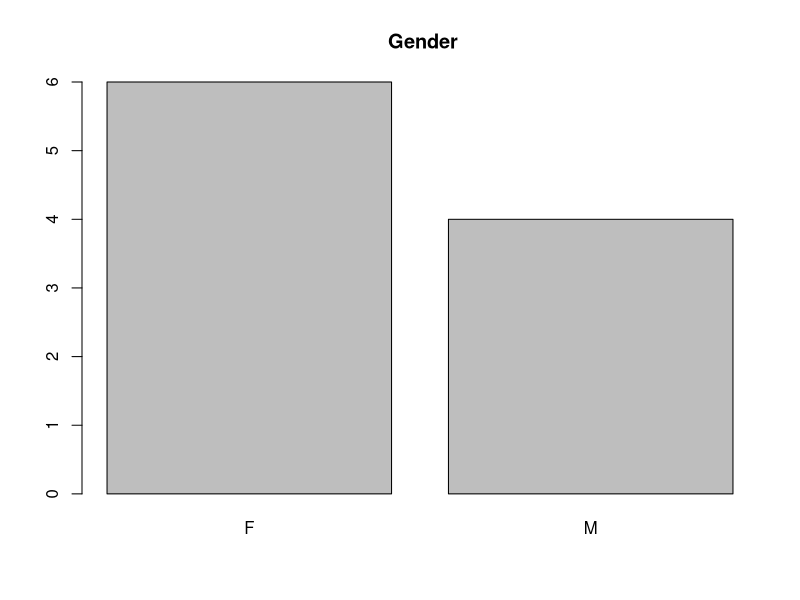
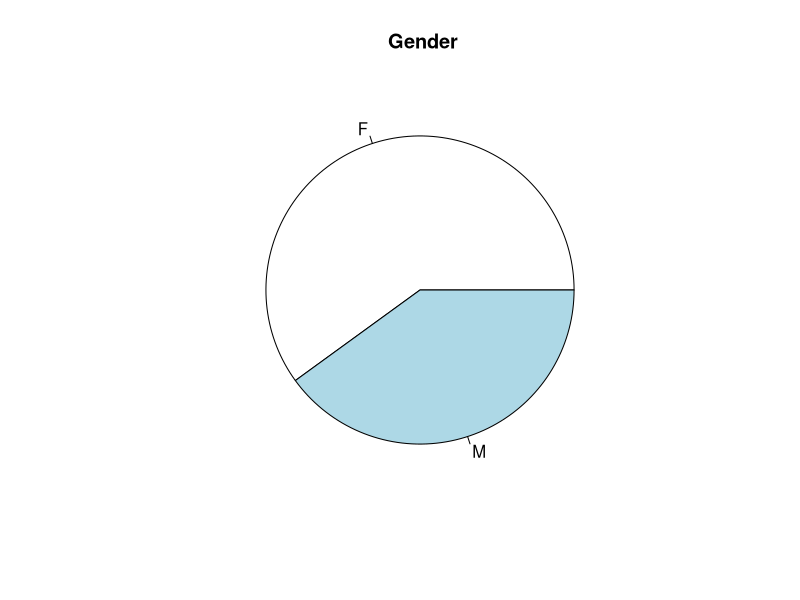
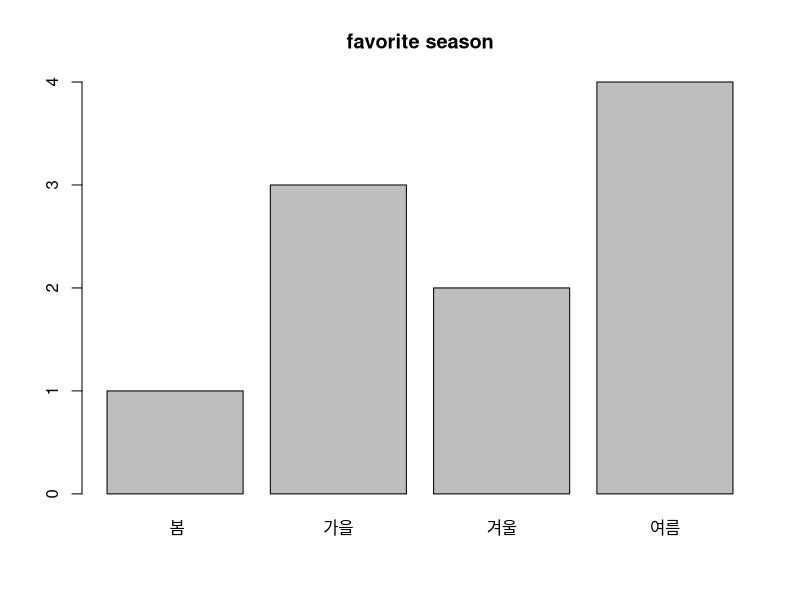
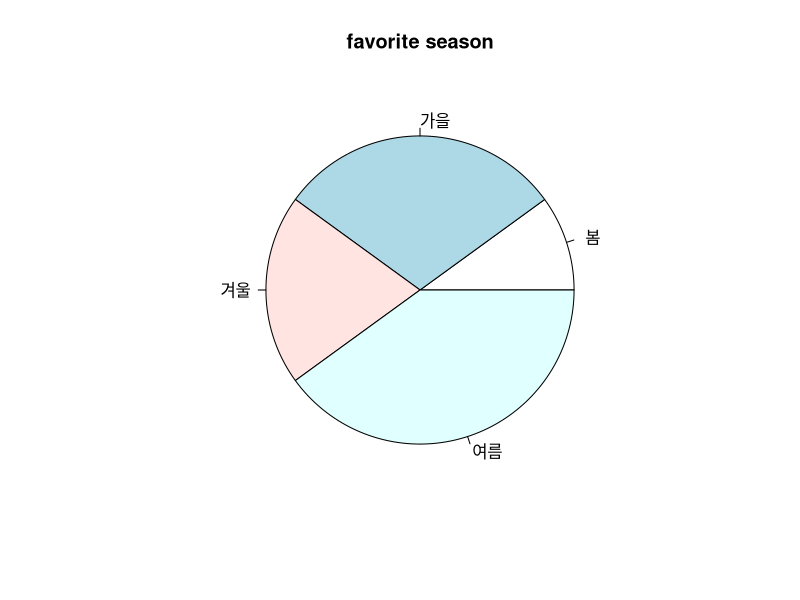
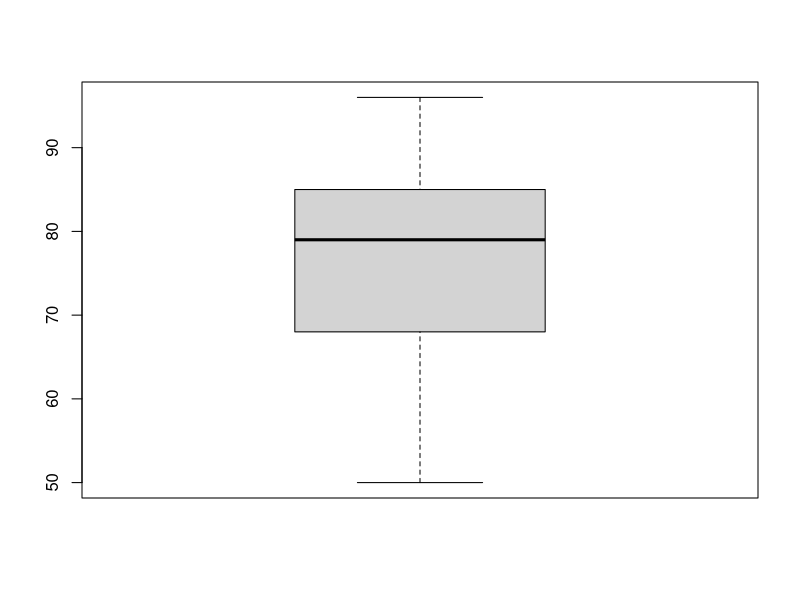
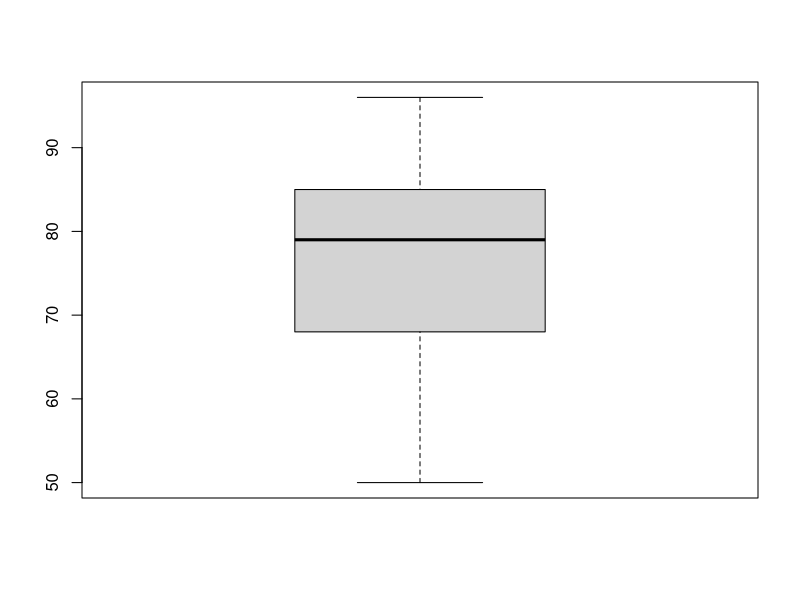
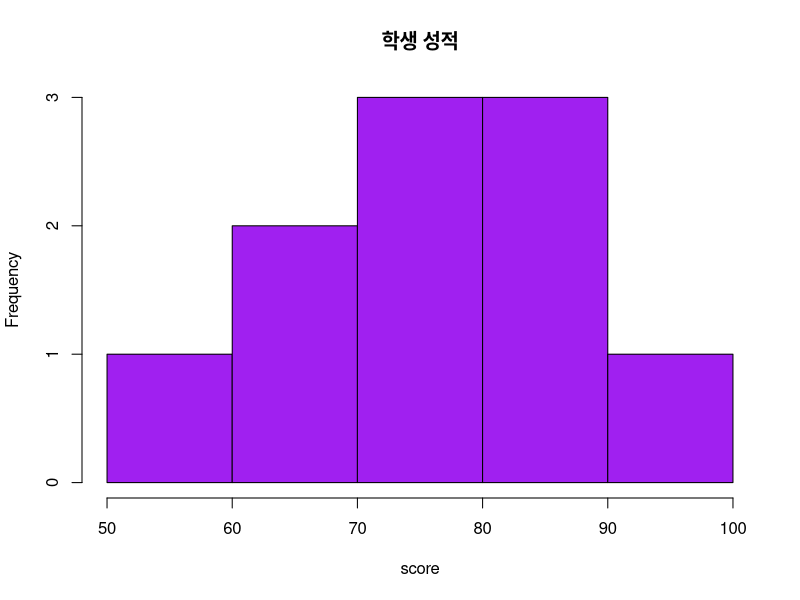
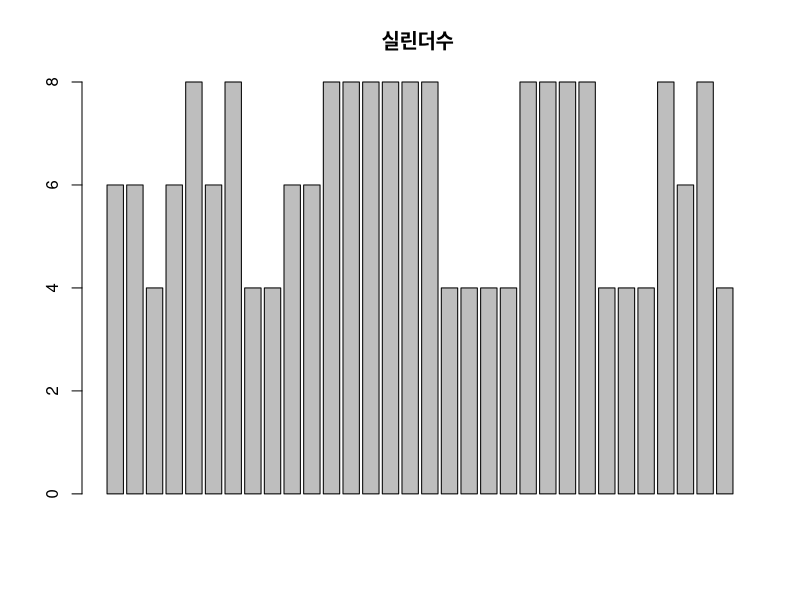

Here is the R script that generated these plots, in order:
#최서윤
#작성일 20191202
#제출일 20191203

#
#문1) 
#어떤 학급의 성별이 다음과 같을 때 주어진 문제를 해결하기 위한 R 코드를 작성하시오.

#F F F M M F F F M M

#1. 위의 자료를 gender 벡터에 저장하시오.
gender <- c("F","F","F","M","M","F","F","F","M","M")
gender
#2. gender에 있는 값들에 대해 도수분포표를 작성하여 출력하시오.
table(gender)
#3. gender에 있는 값들에 대해 막대그래프를 작성하여 출력하시오.

tmp <- table(gender)
barplot(tmp, main = " Gender")

#4. gender에 있는 값들에 대해 원그래프를 작성하여 출력하시오.

pie(tmp, main = " Gender")

#문2)
#좋아하는 계절에 대한 조사 결과가 다음과 같을 때 주어진 문제를 해결하기 위한 R 코드를 작성하시오.

#여름 겨울 봄 가을 여름 가을 겨울 여름 여름 가을

#1. 위의 자료를 season 벡터에 저장하시오.
season <- c("여름", "겨울", " 봄", "가을" , "여름" , "가을", "겨울" , "여름" ,"여름" , "가을")

#2. season에 있는 값들에 대해 도수분포표를 작성하여 출력하시오.

table(season)
#3. season에 있는 값들에 대해 막대그래프를 작성하여 출력하시오.
ss <- table(season)
barplot(ss, main = " favorite season ")

#4. season에 있는 값들에 대해 원그래프를 작성하여 출력하시오.
pie( ss, main =  "favorite season")

#문3)
#학생 A의 과목별 성적이 다음과 같을 때 각 문제를 해결하기 위한 R 코드를 작성하시오.

#KOR ENG ATH HIST SOC MUSIC BIO EARTH PHY ART
#90 	85 	73 	80 	 85  65    78  50    68  96

#1. 위 데이터를 score 벡터에 저장하시오(과목명은 데이터 이름으로 저장).

score <- c(90,85,73,80,85,65,78,50,68,96)

names(score) <- c("KOR","ENG","ATH","HIST","SOC","MUSIC","BIO","EARTH","PHY","ART")

#2. score 벡터의 내용을 출력하시오.
score
#3. 전체 성적의 평균과 중앙값을 각각 구하시오.
mean(score)
median(score)
#4. 전체 성적의 표준편차를 출력하시오.
sd(score)
##5. 가장 성적이 높은 과목의 이름을 출력하시오.★
names(score)[which.max(score)]

#6. 성적에 대한 상자그림을 작성하고, 이상치에 해당하는 과목이 있으면 출력하시오.
boxplot(score)
boxplot(score)$out
#7. 다음 조건을 만족하는 위 성적에 대한 히스토그램을 작성하시오.
#(그래프 제목: 학생 성적, 막대의 색: 보라색)
hist(score, main = "학생 성적", col = "purple")

#문4)
#R에서 제공하는 mtcars 데이터셋에 대해 다음 문제를 해결하기 위한 R코드를 작성하시오.

#1. 중량(wt)의 평균값, 중앙값, 절사평균값(절사범위: 15%), 표준편차를 각각 구하시오.
class(mtcars)
mtcars
mean(mtcars$wt)
median(mtcars$wt)
mean(mtcars$wt,trim = 0.15)
sd(mtcars$wt)

#2. 중량(wt)에 대해 summary( ) 함수의 적용 결과를 출력하시오.
summary(mtcars$wt)
#3. 실린더수(cyl)에 대해 도수분포표를 출력하시오.
table(mtcars$cyl)
#4. 앞에서 구한 도수분포표를 막대그래프로 출력하시오.
barplot(mtcars$cyl, main = "실린더수 ")

#5. 중량(wt)의 히스토그램을 출력하시오.
hist(mtcars$wt, main = "Histogram for 중량",xlab = 
       "중량",ylab = "무게",border = "black",col = "yellow",las = 2 , breaks = 5)

#6. 중량(wt)에 대해 상자그림을 출력하시오.
#(단, 상자그림으로부터 관찰할 수 있는정보를 함께 출력하시오.)
boxplot(mtcars$wt, main = "중량")
boxplot.stats(mtcars$wt)

#7. 배기량(disp)에 대한 상자그림을 출력하시오.
#(단, 상자그림으로부터 관찰할 수 있는 정보를 함께 출력하시오.)
boxplot(mtcars$disp,main ="배기량")
boxplot.stats(mtcars$disp)

#8. 기어수(gear)를 그룹 정보로 하여 연비(mpg) 자료에 대해 상자그림을 작성하고,
#각 그룹의 상자그림을 비교하여 관찰할 수 있는 것이 무엇인지 나타내시오.
boxplot(mpg~gear,data = mtcars, main = "gear/ mpg")

# 중앙값=2사분위   gear4 > gear5 > gear3
# 최대값 gear4 > gear5 > gear3
# 최소값 gear4 > gear5 > gear3
#gear가 4 일 때 mpg가 높은것으로 보여지며, 반대로 gear가 3일 때 mpg가 가장 낮았다 .
#gear가 3->4->5로 변하는 것에 따라, mpg도 증가하는 것을 볼 수 있다. 

